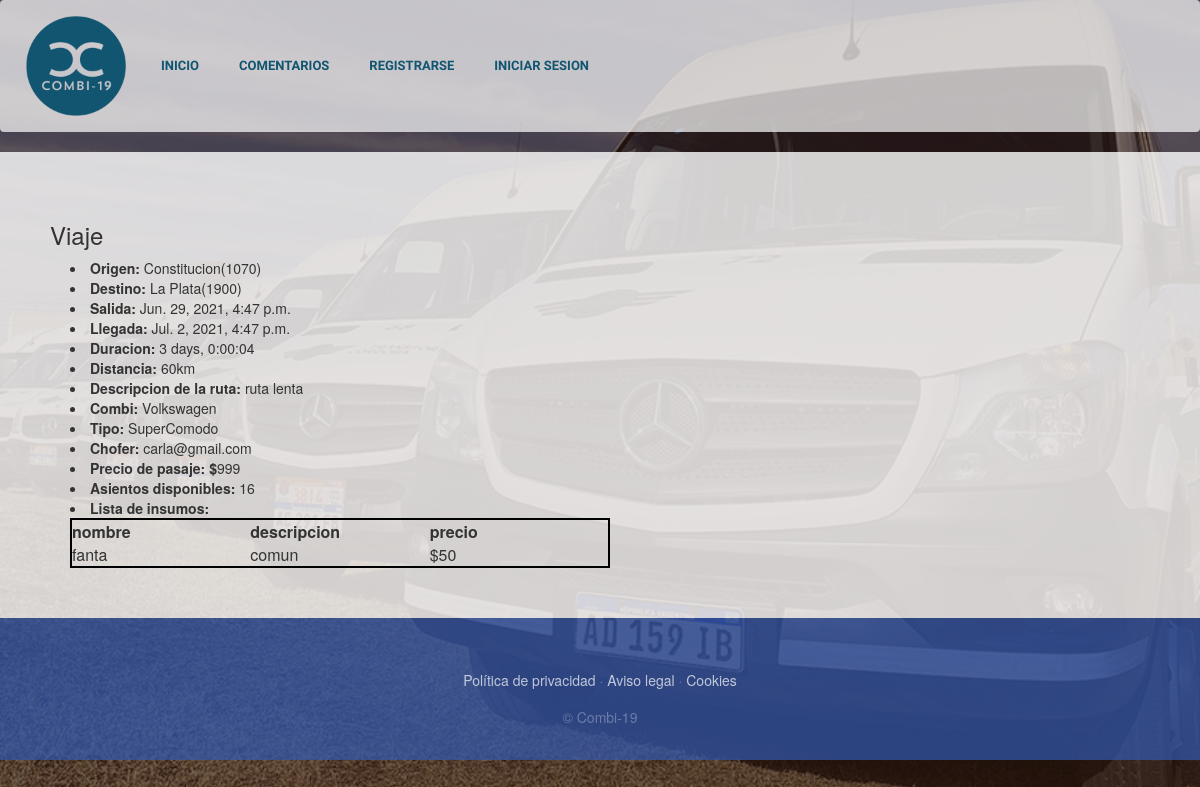
The app's page /infoViaje/39 with its own data.
### PaginaDePruebaApp/models.py (models this page shows, shortened)
class Viaje(models.Model):
    enCurso=models.BooleanField(default=False, verbose_name="Viaje iniciado")
    finalizado=models.BooleanField(default=False, verbose_name="Viaje finalizado")
    insumo = models.ManyToManyField(Insumo, verbose_name="Lista de insumos", blank=True)
    combi = models.ForeignKey(Combi, verbose_name="Lista de combis",on_delete=models.PROTECT)
    ruta = models.ForeignKey(Ruta, verbose_name="ruta",on_delete=models.PROTECT)
    fechaSalida=models.DateTimeField()
    fechaLlegada=models.DateTimeField()
    duracion=models.CharField(max_length=20, default='')
    asientosDisponibles=models.PositiveIntegerField()
    precio=models.PositiveIntegerField()
    class Meta:
        verbose_name="Viaje"
        verbose_name_plural="Viajes"

class Ruta(models.Model):
    id = models.AutoField(primary_key=True)
    origen = models.ForeignKey(Lugar, on_delete= models.PROTECT,related_name = 'rutaOrigen')
    destino = models.ForeignKey(Lugar, on_delete= models.PROTECT, related_name = 'rutaDestino')
    distancia=models.PositiveIntegerField() #distancia en km
    descripcion = models.CharField(max_length=50, blank=False)
    class Meta:
        unique_together=('origen','destino','descripcion')  ## hace que no puede haber otra ruta con estos 3 campos iguales
        verbose_name="Ruta"
        verbose_name_plural="Rutas"

class Lugar(models.Model):
    nombre=models.CharField(max_length=30)
    codigoPostal=models.IntegerField(unique=True, primary_key=True)
    def __str__(self):
        return "{0}({1})".format(self.nombre, self.codigoPostal)
    class Meta:
        verbose_name="Lugar"
        verbose_name_plural="Lugares"

class Combi(models.Model):
    TIPO = (
        ('Comodo', 'Cómodo'),
        ('SuperComodo', 'Súper Comodo'),
    )
    modelo=models.CharField(max_length=30)
    cantAsientos= models.PositiveIntegerField(default=0)
    patente = models.CharField(max_length=20, unique=True)
    chofer = models.OneToOneField(Chofer, on_delete= models.PROTECT)
    tipo=models.CharField(max_length=11,choices=TIPO, default='Comodo')
    class Meta:
        verbose_name="Combi"
        verbose_name_plural="Combis"

class Chofer(models.Model):
    user=models.OneToOneField(User, on_delete=models.CASCADE, primary_key=True)
    telefono= models.PositiveIntegerField(null= True,blank= False, max_length=10)
    def __str__(self):
        return self.user.email
    class Meta:
        verbose_name="Chofer"
        verbose_name_plural="Choferes"

class User(AbstractUser):
    username=None
    email=models.EmailField(_('email address'), unique=True)
    USERNAME_FIELD='email'
    REQUIRED_FIELDS = []
    objects=CustomUserManager()
    esCliente=models.BooleanField(default=False)
    esChofer=models.BooleanField(default=False)
    class Meta:
        verbose_name="Usuario"
        verbose_name_plural="Usuarios"

class Insumo(models.Model):
    nombre=models.CharField(max_length=30, unique=True, primary_key=True)
    descripcion=models.CharField(max_length=50) #esto sería opcional
    precio=models.PositiveIntegerField()
    stock=models.PositiveIntegerField(default=0)
    class Meta:
        verbose_name="Insumo"
        verbose_name_plural="Insumos"

### PaginaDePruebaApp/views.py (the view, shortened to what this page needs)
# urls.py: path('infoViaje/<int:id_viaje>', views.infoViaje, name= "infoViaje"),
def infoViaje(request, id_viaje):
    viaje = Viaje.objects.get(pk=id_viaje)
    viajeInsumosQuery=Viaje.insumo.through.objects.filter(viaje_id=id_viaje)
    insumos=list(Insumo.objects.get(pk=viajeInsumo.insumo_id) for viajeInsumo in viajeInsumosQuery)
    return render(request,"PaginaDePruebaApp/infoViaje.html",{"viaje": viaje,"insumos":insumos})

### PaginaDePruebaApp/templates/PaginaDePruebaApp/infoViaje.html (shortened to what this page needs)
{% extends "PaginaDePruebaApp/base.html" %}
{% load static %}
{% block content %}
<div style="background-color: rgba(255, 255, 255,0.8); padding:50px">
    <h3>Viaje</h3>
    <li style="margin-left: 20px;"><b>Origen: </b>{{viaje.ruta.origen}}</li>
    <li style="margin-left: 20px;"><b>Destino: </b>{{viaje.ruta.destino}}</li>
    <li style="margin-left: 20px;"><b>Salida: </b>{{viaje.fechaSalida}}</li>
    <li style="margin-left: 20px;"><b>Llegada: </b>{{viaje.fechaLlegada}}</li>
    <li style="margin-left: 20px;"><b>Duracion: </b>{{viaje.duracion}}</li>
    <li style="margin-left: 20px;"><b>Distancia: </b>{{viaje.ruta.distancia}}<text>km</text></li>
    <li style="margin-left: 20px;"><b>Descripcion de la ruta: </b>{{viaje.ruta.descripcion}}</li>
    <li style="margin-left: 20px;"><b>Combi: </b>{{viaje.combi.modelo}}</li>
    <li style="margin-left: 20px;"><b>Tipo: </b>{{viaje.combi.tipo}}</li>
    <li style="margin-left: 20px;"><b>Chofer: </b>{{viaje.combi.chofer}}</li>
    <li style="margin-left: 20px;"><b>Precio de pasaje: $</b>{{viaje.precio}}</li>
    {% if not compra %}
    <li style="margin-left: 20px;"><b>Asientos disponibles: </b>{{viaje.asientosDisponibles}}</li>
    <li style="margin-left: 20px;"><b>Lista de insumos:</b>
        <div>
            <table id=tabla-insumos>
            <thead>
                <tr>
                    <th>nombre</th>
                    <th>descripcion</th>
                    <th>precio</th>
                </tr>
            </thead>
            <tbody>
            {% for insumo in insumos %}
                <tr>
                    <td>{{insumo.nombre}}</td>
                    <td>{{insumo.descripcion}}</td>
                    <td>${{insumo.precio}}</td>
                </tr>
            {% endfor %}
            </tbody>
            </table>
        </div>
    </li>
    {% endif %}
</div>
{% endblock %}

### PaginaDePruebaApp/static/PaginaDePruebaApp/css/gestion.css (style rules this page uses)
body { font-family: 'Lora'; background: linear-gradient(rgba(47, 23, 15, 0.65), rgba(47, 23, 15, 0.65)), url("../img/fondo.jpg"); background-attachment: fixed; background-position: center; background-size: cover; }
h1, h2, h3, h4, h5, h6 { font-family: 'Raleway'; }
#tabla-insumos { table-layout: fixed; width: 50%; border-collapse: collapse; border: 2px solid rgb(2, 1, 2); }

### records on screen
Viaje: ruta.origen "Constitucion(1070)", ruta.destino "La Plata(1900)", fechaSalida "Jun. 29, 2021, 4:47 p.m.", fechaLlegada "Jul. 2, 2021, 4:47 p.m.", duracion "3 days, 0:00:04", ruta.distancia "60", ruta.descripcion "ruta lenta", combi.modelo "Volkswagen", combi.tipo "SuperComodo", combi.chofer "carla@gmail.com", precio "999", asientosDisponibles "16"
Insumo: nombre "fanta", descripcion "comun", precio "50"
